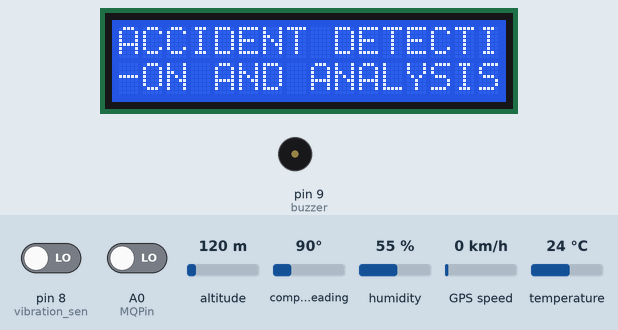
A sketch run on a simulated Arduino Uno, built with avr-gcc and run on an emulated ATmega328P. On the bench: 16×2 character LCD, buzzer (waves = sounding, pin HIGH). Inputs (shaded band) come from the test bench; at power-on: A0 (MQPin) LOW, pin 8 (vibration_sen) LOW, altitude 120 m, compass heading 90°, humidity 55 %, GPS speed 0 km/h, temperature 24 °C. The GPS gets a fix after 3 s at 37.7749, -122.4194 with 8 satellites; the modem accepts every AT command (registered, SIM ready, sends succeed) and sends nothing else; what the sketch prints to the serial monitor is not drawn.

Above: at 1.1 s.
3.3 s: A0 (MQPin) driven HIGH
At 4.4 s:
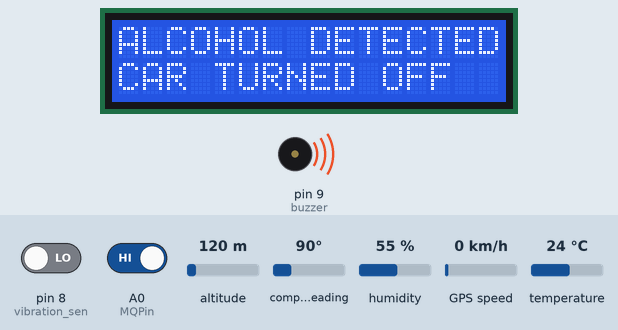
5.6 s: pin 8 (vibration_sen) driven HIGH
At 9.2 s:
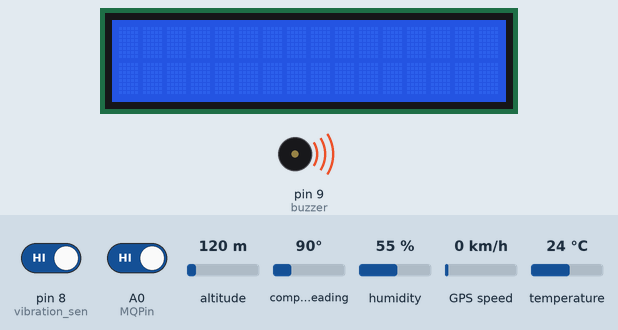
9.8 s: A0 (MQPin) driven LOW
At 13.3 s:
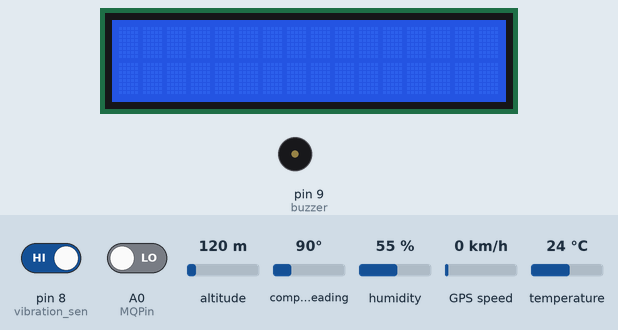
14.0 s: pin 8 (vibration_sen) driven LOW
Timing chart, 0 to 17.0 s (numbered marks = the images above; inputs shaded):
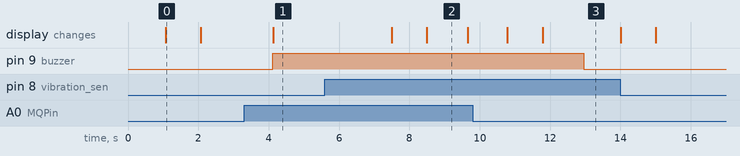

Measured:
- after the input at 3.3 s, pin 9 (buzzer): LOW → HIGH after 0.82 s; the display: changes after 0.82 s (image 1)
- after the input at 5.6 s, the display: first changes after 1.9 s (image 2 shows a later state)
- after the input at 9.8 s, pin 9 (buzzer): HIGH → LOW after 3.2 s
- what the display in image 0 shows lasts 1.0 s, from 1.1 s to 2.1 s
- what the display in image 2 shows lasts 1.2 s, from 8.5 s to 9.7 s

The sketch:

Accidentdetection.ino
```cpp
#include <LiquidCrystal.h>
#include <TinyGPS.h>
#include <SoftwareSerial.h>
#include <SimpleDHT.h>
LiquidCrystal lcd(7, 6, 5, 4, 3, 2);
TinyGPS gps;  //Creates a new instance of the TinyGPS object

int pinDHT11 = 10;
SimpleDHT11 dht11(pinDHT11);
SoftwareSerial SIM900(7, 11);

#define vibration_sen 8
#define MQPin A0
#define buzzer 9

void setup()
{
  Serial.begin(9600);
  SIM900.begin(9600);
  lcd.begin(16, 2);
  pinMode(vibration_sen, INPUT);
   delay(1000);
   pinMode(MQPin, INPUT);
   pinMode(buzzer, OUTPUT);
    lcd.setCursor(0, 0);
    lcd.print("ACCIDENT DETECTI");
    lcd.setCursor(0, 1);
    lcd.print("-ON AND ANALYSIS");
    delay(1000);
    lcd.clear();
    Serial.begin(9600);

}

void loop()
{  bool newData = false;
  unsigned long chars;
  unsigned short sentences, failed;
  int vibration = digitalRead(vibration_sen);
  int gas_value = digitalRead(MQPin);

  if(gas_value==HIGH)
    {
      digitalWrite(buzzer, HIGH);
//      delay(1000);
//      digitalWrite(buzzer,LOW);
      lcd.setCursor(0, 0);
      lcd.print("ALCOHOL DETECTED");
      lcd.setCursor(0, 1);
      lcd.print("CAR TURNED OFF");
//      delay(1000);
//      lcd.clear();
      delay(100);
    }
    else
    {
     lcd.clear();
     digitalWrite(buzzer, LOW);
    }

  // For one second we parse GPS data and report some key values
  for (unsigned long start = millis(); millis() - start < 1000;)
  {
    while (Serial.available())
    {
      char c = Serial.read();
      //Serial.print(c);
      if (gps.encode(c))
        newData = true;
    }
  }

if(vibration == HIGH) {
  if (newData)      //If newData is true
  {
    lcd.clear();
    float flat, flon;
    unsigned long age;
    gps.f_get_position(&flat, &flon, &age);
//    float lat=(flat == TinyGPS::GPS_INVALID_F_ANGLE ? 0.0 : flat, 6);
//    float lon=(flon == TinyGPS::GPS_INVALID_F_ANGLE ? 0.0 : flon, 6);
    SIM900.print("AT+CMGF=1\r");
    lcd.setCursor(0,0);
    lcd.print("Lat= ");
    lcd.print(flat == TinyGPS::GPS_INVALID_F_ANGLE ? 0.0 : flat, 6);
    lcd.setCursor(0,1);
    lcd.print("Lon= ");
    lcd.print(flon == TinyGPS::GPS_INVALID_F_ANGLE ? 0.0 : flon, 6);
    delay(1000);
    lcd.clear();
    delay(400);
    SIM900.println("AT + CMGS = \"+917795865462\"");// recipient's mobile number with country code
//    delay(300);
//    double lat = {flat == TinyGPS::GPS_INVALID_F_ANGLE ? 0.0 : flat, 6
    SIM900.print("Latitude = ");
    SIM900.print(flat == TinyGPS::GPS_INVALID_F_ANGLE ? 0.0 : flat, 6);
    SIM900.print(" Longitude = ");
    SIM900.print(flon == TinyGPS::GPS_INVALID_F_ANGLE ? 0.0 : flon, 6);
    delay(200);
    SIM900.print("https://www.google.com/maps/@" + String(flat == TinyGPS::GPS_INVALID_F_ANGLE ? 0.0 : flat, 6) + "," + String(flon == TinyGPS::GPS_INVALID_F_ANGLE ? 0.0 : flon, 6) + String("15z"));
    delay(200);
    SIM900.println((char)26); // End AT command with a ^Z, ASCII code 26
    delay(200);
    SIM900.println();

    Serial.println(failed);

  }
}

  Serial.println(failed);
//    if (chars == 0)
//    Serial.println("** No characters received from GPS: check wiring **");

  // read without samples.
  byte temperature = 0;
  byte humidity = 0;
  int err = SimpleDHTErrSuccess;
  if ((err = dht11.read(&temperature, &humidity, NULL)) != SimpleDHTErrSuccess) {
    Serial.print("Read DHT11 failed, err="); Serial.print(SimpleDHTErrCode(err));
    Serial.print(","); Serial.println(SimpleDHTErrDuration(err));
    delay(1000);
    return;
  }

//  Serial.print("Sample OK: ");
  Serial.print((int)temperature); Serial.print(" *C, ");
  Serial.print((int)humidity); Serial.println(" H");

// DHT11 sampling rate is 1HZ.
//  delay(150);

}
```
